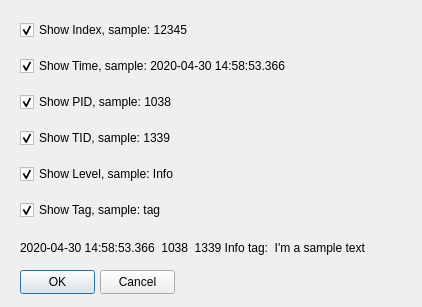
<?xml version="1.0" encoding="UTF-8"?>
<ui version="4.0">
 <class>Dialog</class>
 <widget class="QDialog" name="Dialog">
  <property name="geometry">
   <rect>
    <x>0</x>
    <y>0</y>
    <width>422</width>
    <height>307</height>
   </rect>
  </property>
  <property name="sizePolicy">
   <sizepolicy hsizetype="Fixed" vsizetype="Fixed">
    <horstretch>0</horstretch>
    <verstretch>0</verstretch>
   </sizepolicy>
  </property>
  <property name="windowTitle">
   <string>Setting</string>
  </property>
  <property name="windowIcon">
   <iconset resource="AndroidBoy.qrc">
    <normaloff>:/png/pngs/android_boy.png</normaloff>:/png/pngs/android_boy.png</iconset>
  </property>
  <widget class="QWidget" name="verticalLayoutWidget">
   <property name="geometry">
    <rect>
     <x>20</x>
     <y>10</y>
     <width>381</width>
     <height>221</height>
    </rect>
   </property>
   <layout class="QVBoxLayout" name="verticalLayout">
    <item>
     <widget class="QCheckBox" name="ckShowIndex">
      <property name="sizePolicy">
       <sizepolicy hsizetype="Fixed" vsizetype="Fixed">
        <horstretch>0</horstretch>
        <verstretch>0</verstretch>
       </sizepolicy>
      </property>
      <property name="text">
       <string>Show Index, sample: 12345</string>
      </property>
      <property name="checked">
       <bool>true</bool>
      </property>
     </widget>
    </item>
    <item>
     <widget class="QCheckBox" name="ckShowTime">
      <property name="sizePolicy">
       <sizepolicy hsizetype="Fixed" vsizetype="Fixed">
        <horstretch>0</horstretch>
        <verstretch>0</verstretch>
       </sizepolicy>
      </property>
      <property name="text">
       <string>Show Time, sample: 2020-04-30 14:58:53.366</string>
      </property>
      <property name="checked">
       <bool>true</bool>
      </property>
     </widget>
    </item>
    <item>
     <widget class="QCheckBox" name="ckShowPID">
      <property name="sizePolicy">
       <sizepolicy hsizetype="Fixed" vsizetype="Fixed">
        <horstretch>0</horstretch>
        <verstretch>0</verstretch>
       </sizepolicy>
      </property>
      <property name="text">
       <string>Show PID, sample: 1038</string>
      </property>
      <property name="checked">
       <bool>true</bool>
      </property>
     </widget>
    </item>
    <item>
     <widget class="QCheckBox" name="ckShowTID">
      <property name="sizePolicy">
       <sizepolicy hsizetype="Fixed" vsizetype="Fixed">
        <horstretch>0</horstretch>
        <verstretch>0</verstretch>
       </sizepolicy>
      </property>
      <property name="text">
       <string>Show TID, sample: 1339</string>
      </property>
      <property name="checked">
       <bool>true</bool>
      </property>
     </widget>
    </item>
    <item>
     <widget class="QCheckBox" name="ckShowLevel">
      <property name="sizePolicy">
       <sizepolicy hsizetype="Fixed" vsizetype="Fixed">
        <horstretch>0</horstretch>
        <verstretch>0</verstretch>
       </sizepolicy>
      </property>
      <property name="text">
       <string>Show Level, sample: Info</string>
      </property>
      <property name="checked">
       <bool>true</bool>
      </property>
     </widget>
    </item>
    <item>
     <widget class="QCheckBox" name="ckShowTag">
      <property name="sizePolicy">
       <sizepolicy hsizetype="Fixed" vsizetype="Fixed">
        <horstretch>0</horstretch>
        <verstretch>0</verstretch>
       </sizepolicy>
      </property>
      <property name="text">
       <string>Show Tag, sample: tag</string>
      </property>
      <property name="checked">
       <bool>true</bool>
      </property>
     </widget>
    </item>
   </layout>
  </widget>
  <widget class="QLabel" name="lbSample">
   <property name="geometry">
    <rect>
     <x>20</x>
     <y>240</y>
     <width>401</width>
     <height>16</height>
    </rect>
   </property>
   <property name="sizePolicy">
    <sizepolicy hsizetype="Fixed" vsizetype="Fixed">
     <horstretch>0</horstretch>
     <verstretch>0</verstretch>
    </sizepolicy>
   </property>
   <property name="text">
    <string>2020-04-30 14:58:53.366  1038  1339 Info tag:  I'm a sample text</string>
   </property>
  </widget>
  <widget class="QPushButton" name="btOK">
   <property name="geometry">
    <rect>
     <x>20</x>
     <y>270</y>
     <width>75</width>
     <height>24</height>
    </rect>
   </property>
   <property name="sizePolicy">
    <sizepolicy hsizetype="Fixed" vsizetype="Fixed">
     <horstretch>0</horstretch>
     <verstretch>0</verstretch>
    </sizepolicy>
   </property>
   <property name="minimumSize">
    <size>
     <width>0</width>
     <height>24</height>
    </size>
   </property>
   <property name="maximumSize">
    <size>
     <width>16777215</width>
     <height>24</height>
    </size>
   </property>
   <property name="text">
    <string>OK</string>
   </property>
  </widget>
  <widget class="QPushButton" name="btCancel">
   <property name="geometry">
    <rect>
     <x>100</x>
     <y>270</y>
     <width>75</width>
     <height>24</height>
    </rect>
   </property>
   <property name="sizePolicy">
    <sizepolicy hsizetype="Fixed" vsizetype="Fixed">
     <horstretch>0</horstretch>
     <verstretch>0</verstretch>
    </sizepolicy>
   </property>
   <property name="minimumSize">
    <size>
     <width>0</width>
     <height>24</height>
    </size>
   </property>
   <property name="maximumSize">
    <size>
     <width>16777215</width>
     <height>24</height>
    </size>
   </property>
   <property name="text">
    <string>Cancel</string>
   </property>
  </widget>
 </widget>
 <resources>
  <include location="AndroidBoy.qrc"/>
 </resources>
 <connections/>
</ui>
